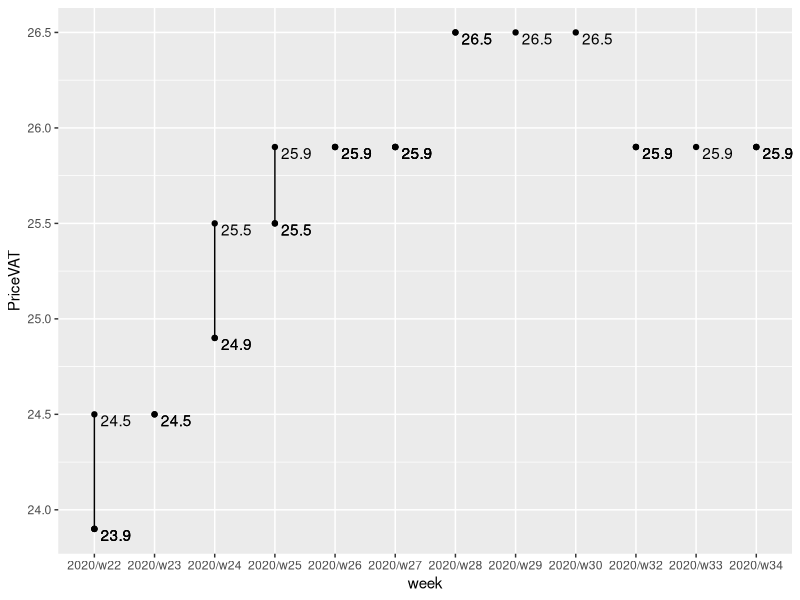
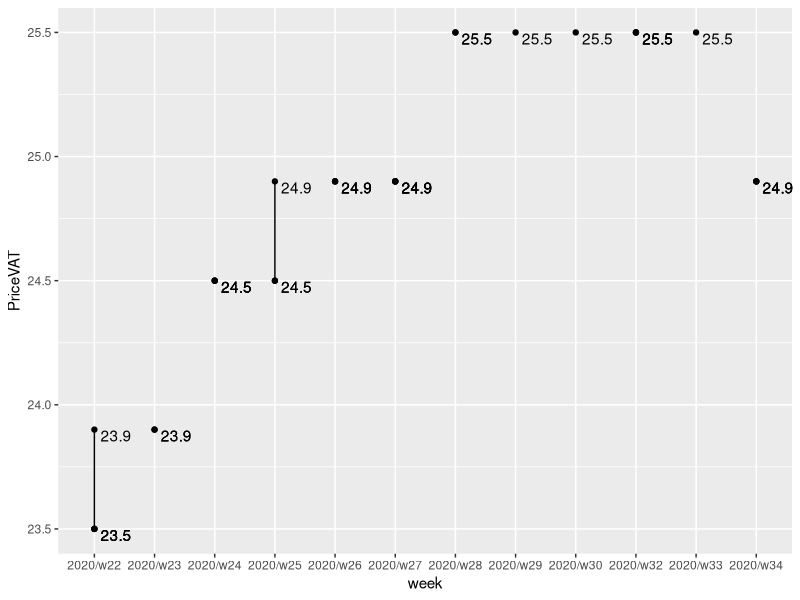
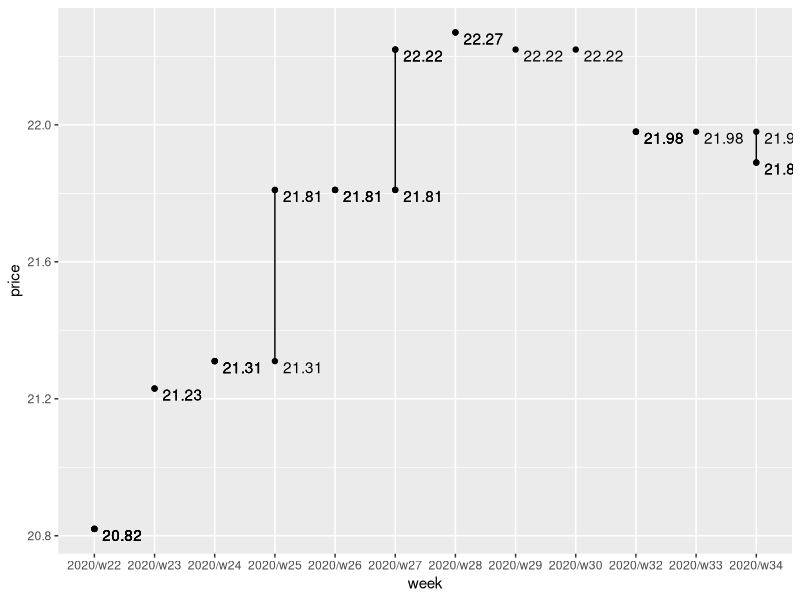

These figures' R source, in order:
## ---- chunk 1
library(rmarkdown)
library(magrittr)
library(dplyr)
library(tidyverse)
library(knitr)
knitr::opts_chunk$set(fig.align = "left")
## ---- chunk 2
dateNow <- Sys.Date()
Today <- strftime(Sys.Date(), format = "%Y-%m-%d")
The_Week <- strftime(dateNow, format = "%Y/w%V")
dfDate <- data.frame(Today, The_Week)
kable(dfDate,
      col.names = c("Today's", "This Week"),
      align = "r")
## ---- chunk 3
v.raw <- read.csv("data.csv")
v.raw$X = NULL
v <- v.raw %>%
 select(., "vendor", "origin", "week", "date", "day", "fuel", "price")
## ---- chunk 4
tono.diesel <- v %>% filter(. , .$vendor == "TankOno" & .$fuel == "DIESEL")
tono.diesel$PriceVAT = round(tono.diesel$price * 1.21, 1)
tono.ba95 <- v %>% filter(. , .$vendor == "TankOno" & .$fuel == "NATURAL95")
tono.ba95$PriceVAT = round(tono.ba95$price * 1.21, 1)
## ---- chunk 5
kable(head(tono.ba95, 7))
ggplot(data = head(tono.ba95, 30),
       aes(week, PriceVAT,
           label = PriceVAT)
       ) + geom_text(aes(label=PriceVAT),
                     hjust=-0.2, vjust=1
                     ) + geom_line() + geom_point()
## ---- chunk 6
kable(head(tono.diesel, 7))

ggplot(data = head(tono.diesel, 30),
       aes(week, PriceVAT,
           label = PriceVAT)) + geom_text(aes(label=PriceVAT), hjust=-0.2, vjust=1) + geom_line() + geom_point()
## ---- chunk 7
axigon.diesel <- v %>% filter(. , .$vendor == "AXIGON" & .$fuel == "Diesel")
axigon.diesel$PriceVAT = round(axigon.diesel$price * 1.21, 1)
## ---- chunk 8
kable(head(axigon.diesel, 7))

ggplot(data = head(axigon.diesel, 30),
       aes(week, price,
           label = price)) + geom_text(aes(label=price), hjust=-0.2, vjust=1) + geom_line() + geom_point()
## ---- chunk 9
v.raw %>% print %>% head
